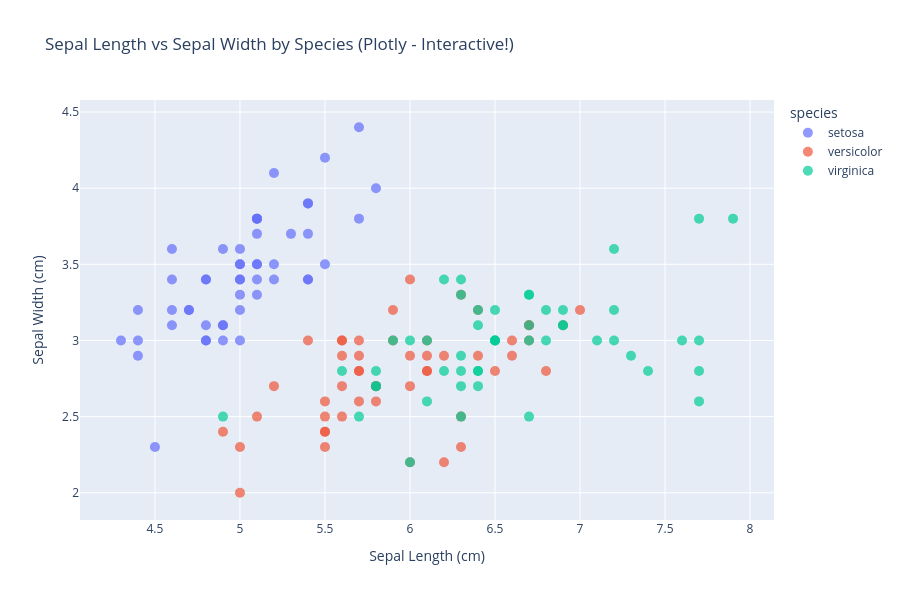

Here is the notebook cell this chart was saved with:
### Markdown cell above
### 4.4 — Interactive Scatter Plot with Plotly

Plotly adds interactivity - hover, zoom, pan!

### Code cell
# Interactive scatter plot using Plotly
fig = px.scatter(iris, x='sepal_length', y='sepal_width',
                 color='species',
                 title='Sepal Length vs Sepal Width by Species (Plotly - Interactive!)',
                 labels={'sepal_length': 'Sepal Length (cm)',
                         'sepal_width': 'Sepal Width (cm)'},
                 width=900, height=600)

fig.update_traces(marker=dict(size=10, opacity=0.7))
fig.show()

### Figure 1 — Plotly figure (JSON) as saved in the notebook; plotly's stock layout.template omitted (floating-point values rounded to 4 significant figures)
{"data": [{"hovertemplate": "species=setosa<br>Sepal Length (cm)=%{x}<br>Sepal Width (cm)=%{y}<extra></extra>", "legendgroup": "setosa", "marker": {"color": "#636efa", "opacity": 0.7, "size": 10, "symbol": "circle"}, "mode": "markers", "name": "setosa", "orientation": "v", "showlegend": true, "type": "scatter", "x": [5.1, 4.9, 4.7, 4.6, 5.0, 5.4, 4.6, 5.0, 4.4, 4.9, 5.4, 4.8, 4.8, 4.3, 5.8, 5.7, 5.4, 5.1, 5.7, 5.1, 5.4, 5.1, 4.6, 5.1, 4.8, 5.0, 5.0, 5.2, 5.2, 4.7, 4.8, 5.4, 5.2, 5.5, 4.9, 5.0, 5.5, 4.9, 4.4, 5.1, 5.0, 4.5, 4.4, 5.0, 5.1, 4.8, 5.1, 4.6, 5.3, 5.0], "xaxis": "x", "y": [3.5, 3.0, 3.2, 3.1, 3.6, 3.9, 3.4, 3.4, 2.9, 3.1, 3.7, 3.4, 3.0, 3.0, 4.0, 4.4, 3.9, 3.5, 3.8, 3.8, 3.4, 3.7, 3.6, 3.3, 3.4, 3.0, 3.4, 3.5, 3.4, 3.2, 3.1, 3.4, 4.1, 4.2, 3.1, 3.2, 3.5, 3.6, 3.0, 3.4, 3.5, 2.3, 3.2, 3.5, 3.8, 3.0, 3.8, 3.2, 3.7, 3.3], "yaxis": "y"}, {"hovertemplate": "species=versicolor<br>Sepal Length (cm)=%{x}<br>Sepal Width (cm)=%{y}<extra></extra>", "legendgroup": "versicolor", "marker": {"color": "#EF553B", "opacity": 0.7, "size": 10, "symbol": "circle"}, "mode": "markers", "name": "versicolor", "orientation": "v", "showlegend": true, "type": "scatter", "x": [7.0, 6.4, 6.9, 5.5, 6.5, 5.7, 6.3, 4.9, 6.6, 5.2, 5.0, 5.9, 6.0, 6.1, 5.6, 6.7, 5.6, 5.8, 6.2, 5.6, 5.9, 6.1, 6.3, 6.1, 6.4, 6.6, 6.8, 6.7, 6.0, 5.7, 5.5, 5.5, 5.8, 6.0, 5.4, 6.0, 6.7, 6.3, 5.6, 5.5, 5.5, 6.1, 5.8, 5.0, 5.6, 5.7, 5.7, 6.2, 5.1, 5.7], "xaxis": "x", "y": [3.2, 3.2, 3.1, 2.3, 2.8, 2.8, 3.3, 2.4, 2.9, 2.7, 2.0, 3.0, 2.2, 2.9, 2.9, 3.1, 3.0, 2.7, 2.2, 2.5, 3.2, 2.8, 2.5, 2.8, 2.9, 3.0, 2.8, 3.0, 2.9, 2.6, 2.4, 2.4, 2.7, 2.7, 3.0, 3.4, 3.1, 2.3, 3.0, 2.5, 2.6, 3.0, 2.6, 2.3, 2.7, 3.0, 2.9, 2.9, 2.5, 2.8], "yaxis": "y"}, {"hovertemplate": "species=virginica<br>Sepal Length (cm)=%{x}<br>Sepal Width (cm)=%{y}<extra></extra>", "legendgroup": "virginica", "marker": {"color": "#00cc96", "opacity": 0.7, "size": 10, "symbol": "circle"}, "mode": "markers", "name": "virginica", "orientation": "v", "showlegend": true, "type": "scatter", "x": [6.3, 5.8, 7.1, 6.3, 6.5, 7.6, 4.9, 7.3, 6.7, 7.2, 6.5, 6.4, 6.8, 5.7, 5.8, 6.4, 6.5, 7.7, 7.7, 6.0, 6.9, 5.6, 7.7, 6.3, 6.7, 7.2, 6.2, 6.1, 6.4, 7.2, 7.4, 7.9, 6.4, 6.3, 6.1, 7.7, 6.3, 6.4, 6.0, 6.9, 6.7, 6.9, 5.8, 6.8, 6.7, 6.7, 6.3, 6.5, 6.2, 5.9], "xaxis": "x", "y": [3.3, 2.7, 3.0, 2.9, 3.0, 3.0, 2.5, 2.9, 2.5, 3.6, 3.2, 2.7, 3.0, 2.5, 2.8, 3.2, 3.0, 3.8, 2.6, 2.2, 3.2, 2.8, 2.8, 2.7, 3.3, 3.2, 2.8, 3.0, 2.8, 3.0, 2.8, 3.8, 2.8, 2.8, 2.6, 3.0, 3.4, 3.1, 3.0, 3.1, 3.1, 3.1, 2.7, 3.2, 3.3, 3.0, 2.5, 3.0, 3.4, 3.0], "yaxis": "y"}], "layout": {"height": 600, "legend": {"title": {"text": "species"}, "tracegroupgap": 0}, "title": {"text": "Sepal Length vs Sepal Width by Species (Plotly - Interactive!)"}, "width": 900, "xaxis": {"anchor": "y", "domain": [0, 1], "title": {"text": "Sepal Length (cm)"}}, "yaxis": {"anchor": "x", "domain": [0, 1], "title": {"text": "Sepal Width (cm)"}}}}
